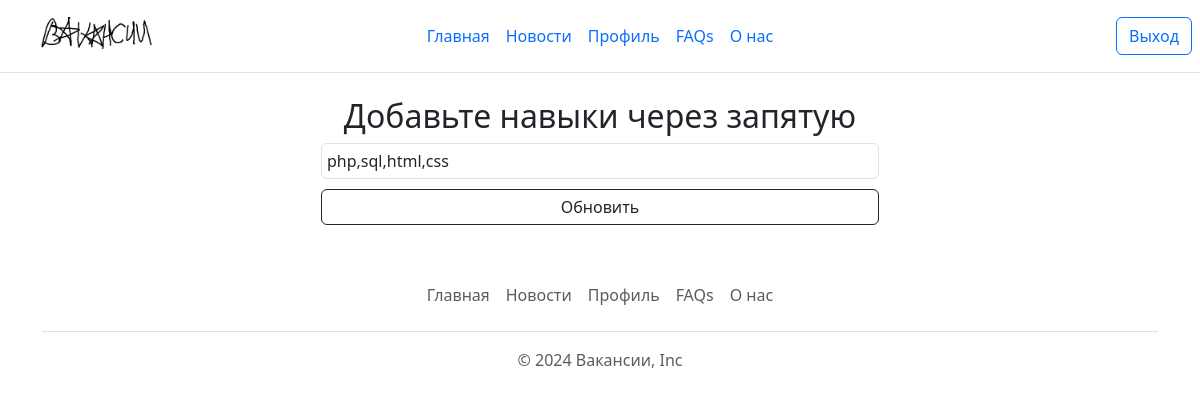
The page /edit_skills.php (signed in) on the database as committed earlier.
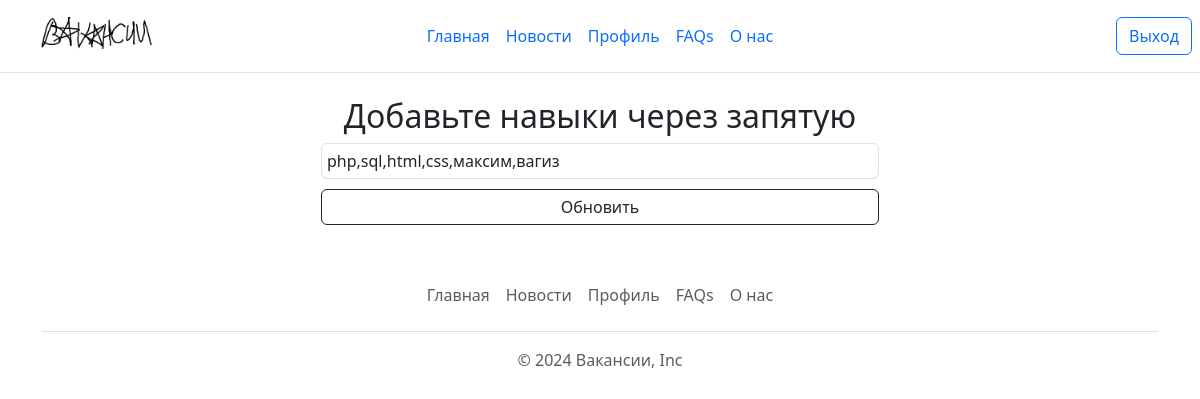
The same page on the database as committed later.
### tables this page shows
CREATE TABLE `users` (
  `id` int UNSIGNED NOT NULL,
  `name` varchar(30) NOT NULL,
  `surname` varchar(39) NOT NULL,
  `patronymic` varchar(50) NOT NULL,
  `birthdate` date NOT NULL,
  `avatar` varchar(255) DEFAULT NULL,
  `email` varchar(150) NOT NULL,
  `password` varchar(255) NOT NULL,
  `skills` varchar(255) DEFAULT NULL,
  `education` varchar(160) DEFAULT NULL
);

### edit_skills.php (the view, shortened to what this page needs)
<?php
include("blocks/header.php");
$db = new PDO("mysql:host=localhost;port=3306;dbname=bd_vakansii",
    "root",
    "");
$user_skills = $db->prepare("SELECT `skills` FROM `users` WHERE `id` = ?");
$user_skills->execute(array($_COOKIE['user']));
$user_skills = $user_skills->fetch(PDO::FETCH_ASSOC);
?>
    <main>
      <div class="container lox">
        <h2>Добавьте навыки через запятую</h2>
        <form action="" class="w-50" method="POST">
          <input type="text" value="<?php echo $user_skills['skills']; ?>" name="skills" class="form-control" placeholder="Коммуникабельность, 1С, бухгалтерский учет" />
          <input  class="btn btn-outline-dark" type="submit" value="Обновить">
        </form>
      </div>
    </main>
<?php include("blocks/footer.php") ?>

Rows that differ between the two databases and show on the page:
changed users: skills "php,sql,html,css" → "php,sql,html,css,максим,вагиз"
